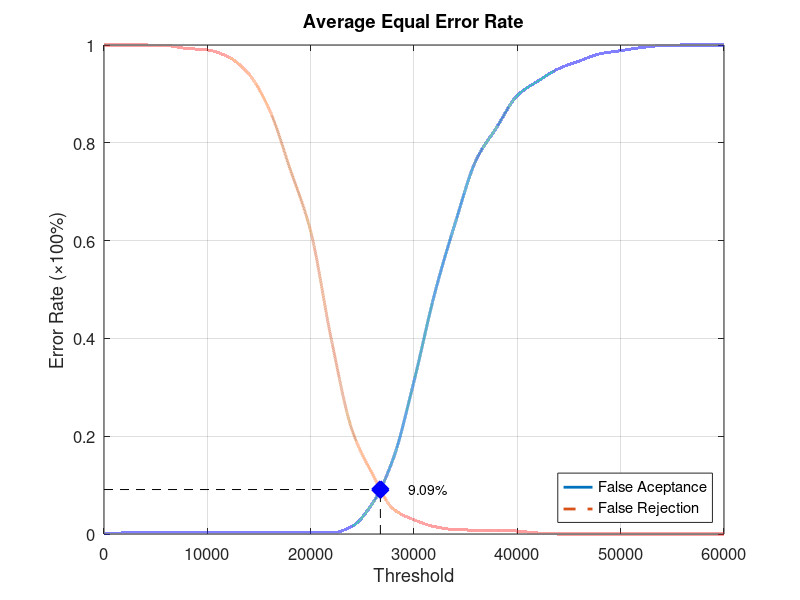
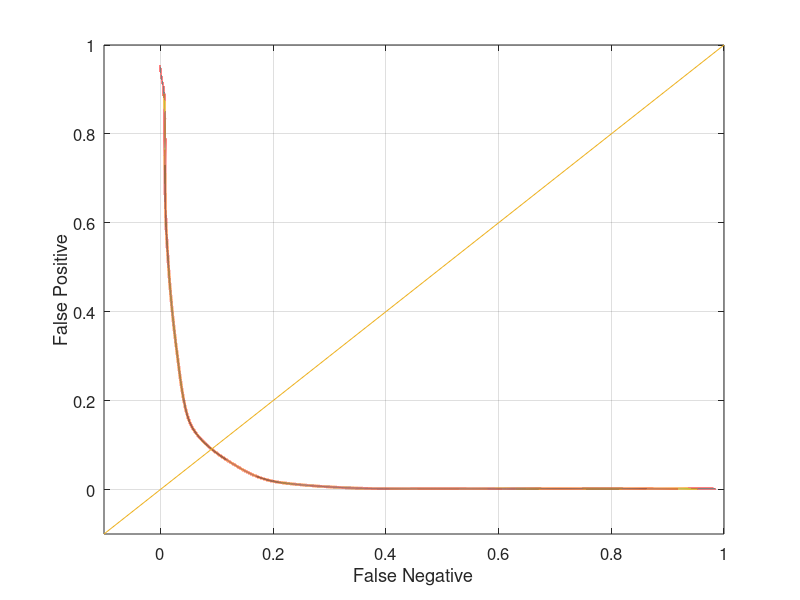

Reproduce these figures in MATLAB, in order.
function yEER = Database3Average
close all;
clear;
clc;
x = 0:2000:60000;
xq = 0:0.5:60000;

y0 = [0 0.00210526 0.00210526 0.00210526 0.00210526 0.00210526 0.00210526 0.00210526 0.00210526 0.00210526 0.00210526 0.00210526 0.0157895 0.0631579 0.154737 0.312632 0.491579 0.636842 0.764211 0.831579 0.896842 0.926316 0.951579 0.967368 0.982105 0.988421 0.994737 0.998947 1 1 1];
yy0 = interp1(x, y0, xq, 'pchip');
y1 = [1 1 1 0.999 0.993 0.99 0.976 0.941 0.868 0.747 0.619 0.398 0.213 0.122 0.051 0.029 0.015 0.009 0.008 0.008 0.006 0.002 0 0 0 0 0 0 0 0 0];
yy1 = interp1(x, y1, xq, 'pchip');

% Calculating EER: 
y2 = abs(y0 - y1);
find(y2 == min(y2))
yy2 = abs(yy0 - yy1);
xEER = find(yy2 == min(yy2));
xEERIndex = xq(xEER) % X-axis EER
yEER = yy0(xEER) % Y-axis EER

main = figure
plot(xq, yy0,'-','LineWidth', 2);	hold on
plot(xq, yy1,'--','LineWidth', 2);	hold on
plot([xEERIndex xEERIndex], [0 yEER], 'k--');	hold on
plot([0 xEERIndex], [yEER yEER], 'k--');	hold on
plot(xEERIndex, yEER, 'bx', 'LineWidth', 10);	hold on
text(xEERIndex + 10 * xEERIndex / 100, yEER, [num2str(round((10000 * yEER)) / 100) '%'])
legend('False Aceptance', 'False Rejection', 'Location', 'SouthEast')
xlabel('Threshold')
ylabel('Error Rate (\times100%)')
title('Average Equal Error Rate')
set(gca, 'FontSize', 12)
axis([0 60000 0 1])
grid on

print(main, 'Database3AverageMain', '-dpng');
FNRxFPR = figure('Color', [1 1 1]);
plot(yy1, yy0, '-', yy1, yy0, 'LineWidth', 2);
hold on
y = -0.1:0.1:1
plot(y, y); 
set(gca, 'FontSize', 12)
xlabel('False Negative')
ylabel('False Positive')
axis([-0.1 1 -0.1 1])
set(gca, 'FontSize', 12)
grid on

print(FNRxFPR, 'Database3AverageFNRxFPR','-dpng');
end
